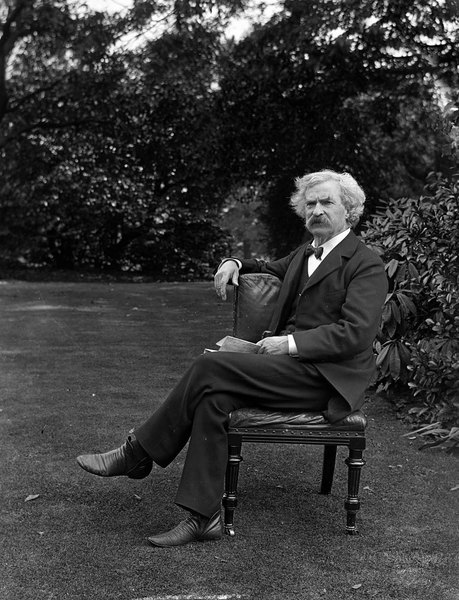
#> input picture Input Images/mark_twain.jpg, 459 x 600 px, found by its file name
$ jupyter execute --allow-errors Photo_Colorization.ipynb
#> lines starting #> are read from the running program, lines starting #| are printed output that depends on the picture
#                                          **IMAGE COLORIZATION**

This model converts any given BLACK AND WHITE Image to a Colorized Image Using CEILab Model.

## Image to be converted

[cell 1]
IMAGE =  "mark_twain.jpg"

[cell 2]
import numpy as np
import matplotlib.pyplot as plt
import cv2

## Define model path

[cell 3]
prototxt = "./model/colorization_deploy_v2.prototxt"
model = "./model/colorization_release_v2.caffemodel"
points = "./model/pts_in_hull.npy"
image =  "./input_images/"+IMAGE

### Load serialized black and white colorizer model and cluster

#> (a cell that did not finish here is left out)

## Add the cluster centers as 1x1 convolutions to the model

#> (a cell that did not finish here is left out)

## Load the input image from disk and scale it and convert it to LAB

[cell 6]
# scale the pixel intensities to the range [0, 1], and then convert the image from the BGR to Lab color space
image = cv2.imread(image)
#> image is the input picture: shape (600, 459, 3); min 0, max 255, mean 55.7
image = cv2.cvtColor(image, cv2.COLOR_BGR2GRAY)
#> image: shape (600, 459)
image = cv2.cvtColor(image, cv2.COLOR_GRAY2RGB)
scaled = image.astype("float32") / 255.0
lab = cv2.cvtColor(scaled, cv2.COLOR_RGB2LAB)
#> lab: shape (600, 459, 3) float32; mean of channels 0, 1, 2 22.7, 0, 0

[cell 7]
plt.imshow(image)
plt.axis('off');
plt.title('Input image');

[cell 8]
plt.imshow(lab)
plt.axis('off');
plt.title('Coverted image to LAB');
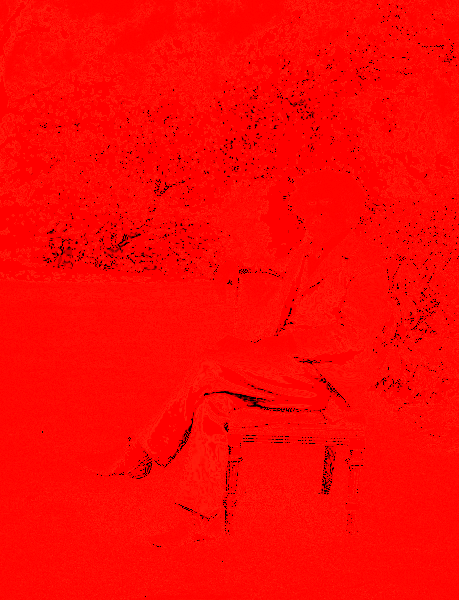
#> shown: shape (600, 459, 3) float32; mean R, G, B 0.987, 0.0323, 0.0147

## Colorizing

[cell 9]
# resize the Lab image to 224x224 (the dimensions the colorization
# network accepts), split channels, extract the 'L' channel, and then
# perform mean centering
resized = cv2.resize(lab, (224, 224))
#> resized: shape (224, 224, 3) float32; mean of channels 0, 1, 2 22.7, 0, 0
L = cv2.split(resized)[0]
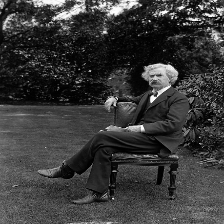
#> L: shape (224, 224) float32; min 0, max 99.97, mean 22.7; drawn with min black and max white
L -= 50

#> (a cell that did not finish here is left out)

#> (a cell that did not finish here is left out)

[cell 12]
# grab the 'L' channel from the *original* input image (not the
# resized one) and concatenate the original 'L' channel with the
# predicted 'ab' channels
L = cv2.split(lab)[0]
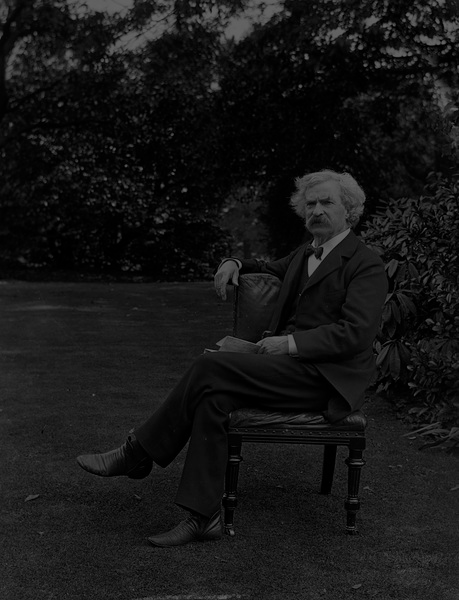
#> L: shape (600, 459) float32; min 0, max 100, mean 22.7
#> (the rest of this cell did not finish here and is left out)
